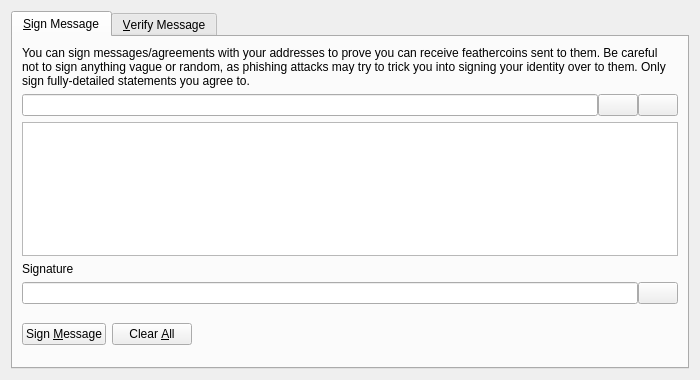
<?xml version="1.0" encoding="UTF-8"?>
<ui version="4.0">
 <class>SignVerifyMessageDialog</class>
 <widget class="QDialog" name="SignVerifyMessageDialog">
  <property name="geometry">
   <rect>
    <x>0</x>
    <y>0</y>
    <width>700</width>
    <height>380</height>
   </rect>
  </property>
  <property name="windowTitle">
   <string>Signatures - Sign / Verify a Message</string>
  </property>
  <property name="modal">
   <bool>true</bool>
  </property>
  <layout class="QVBoxLayout" name="verticalLayout">
   <item>
    <widget class="QTabWidget" name="tabWidget">
     <property name="currentIndex">
      <number>0</number>
     </property>
     <widget class="QWidget" name="tabSignMessage">
      <attribute name="title">
       <string>&amp;Sign Message</string>
      </attribute>
      <layout class="QVBoxLayout" name="verticalLayout_SM">
       <item>
        <widget class="QLabel" name="infoLabel_SM">
         <property name="text">
          <string>You can sign messages/agreements with your addresses to prove you can receive feathercoins sent to them. Be careful not to sign anything vague or random, as phishing attacks may try to trick you into signing your identity over to them. Only sign fully-detailed statements you agree to.</string>
         </property>
         <property name="textFormat">
          <enum>Qt::PlainText</enum>
         </property>
         <property name="wordWrap">
          <bool>true</bool>
         </property>
        </widget>
       </item>
       <item>
        <layout class="QHBoxLayout" name="horizontalLayout_1_SM">
         <property name="spacing">
          <number>0</number>
         </property>
         <item>
          <widget class="QValidatedLineEdit" name="addressIn_SM">
           <property name="toolTip">
            <string>The Feathercoin address to sign the message with</string>
           </property>
          </widget>
         </item>
         <item>
          <widget class="QPushButton" name="addressBookButton_SM">
           <property name="toolTip">
            <string>Choose previously used address</string>
           </property>
           <property name="text">
            <string/>
           </property>
           <property name="icon">
            <iconset resource="../feathercoin.qrc">
             <normaloff>:/icons/address-book</normaloff>:/icons/address-book</iconset>
           </property>
           <property name="shortcut">
            <string>Alt+A</string>
           </property>
           <property name="autoDefault">
            <bool>false</bool>
           </property>
          </widget>
         </item>
         <item>
          <widget class="QPushButton" name="pasteButton_SM">
           <property name="toolTip">
            <string>Paste address from clipboard</string>
           </property>
           <property name="text">
            <string/>
           </property>
           <property name="icon">
            <iconset resource="../feathercoin.qrc">
             <normaloff>:/icons/editpaste</normaloff>:/icons/editpaste</iconset>
           </property>
           <property name="shortcut">
            <string>Alt+P</string>
           </property>
           <property name="autoDefault">
            <bool>false</bool>
           </property>
          </widget>
         </item>
        </layout>
       </item>
       <item>
        <widget class="QPlainTextEdit" name="messageIn_SM">
         <property name="toolTip">
          <string>Enter the message you want to sign here</string>
         </property>
        </widget>
       </item>
       <item>
        <widget class="QLabel" name="signatureLabel_SM">
         <property name="text">
          <string>Signature</string>
         </property>
         <property name="textFormat">
          <enum>Qt::PlainText</enum>
         </property>
        </widget>
       </item>
       <item>
        <layout class="QHBoxLayout" name="horizontalLayout_2_SM">
         <property name="spacing">
          <number>0</number>
         </property>
         <item>
          <widget class="QLineEdit" name="signatureOut_SM">
           <property name="font">
            <font>
             <italic>true</italic>
            </font>
           </property>
           <property name="readOnly">
            <bool>true</bool>
           </property>
          </widget>
         </item>
         <item>
          <widget class="QPushButton" name="copySignatureButton_SM">
           <property name="toolTip">
            <string>Copy the current signature to the system clipboard</string>
           </property>
           <property name="text">
            <string/>
           </property>
           <property name="icon">
            <iconset resource="../feathercoin.qrc">
             <normaloff>:/icons/editcopy</normaloff>:/icons/editcopy</iconset>
           </property>
           <property name="autoDefault">
            <bool>false</bool>
           </property>
          </widget>
         </item>
        </layout>
       </item>
       <item>
        <layout class="QHBoxLayout" name="horizontalLayout_3_SM">
         <item>
          <widget class="QPushButton" name="signMessageButton_SM">
           <property name="toolTip">
            <string>Sign the message to prove you own this Feathercoin address</string>
           </property>
           <property name="text">
            <string>Sign &amp;Message</string>
           </property>
           <property name="icon">
            <iconset resource="../feathercoin.qrc">
             <normaloff>:/icons/edit</normaloff>:/icons/edit</iconset>
           </property>
           <property name="autoDefault">
            <bool>false</bool>
           </property>
          </widget>
         </item>
         <item>
          <widget class="QPushButton" name="clearButton_SM">
           <property name="toolTip">
            <string>Reset all sign message fields</string>
           </property>
           <property name="text">
            <string>Clear &amp;All</string>
           </property>
           <property name="icon">
            <iconset resource="../feathercoin.qrc">
             <normaloff>:/icons/remove</normaloff>:/icons/remove</iconset>
           </property>
           <property name="autoDefault">
            <bool>false</bool>
           </property>
          </widget>
         </item>
         <item>
          <spacer name="horizontalSpacer_1_SM">
           <property name="orientation">
            <enum>Qt::Horizontal</enum>
           </property>
           <property name="sizeHint" stdset="0">
            <size>
             <width>40</width>
             <height>48</height>
            </size>
           </property>
          </spacer>
         </item>
         <item>
          <widget class="QLabel" name="statusLabel_SM">
           <property name="font">
            <font>
             <weight>75</weight>
             <bold>true</bold>
            </font>
           </property>
           <property name="text">
            <string/>
           </property>
           <property name="wordWrap">
            <bool>true</bool>
           </property>
          </widget>
         </item>
         <item>
          <spacer name="horizontalSpacer_2_SM">
           <property name="orientation">
            <enum>Qt::Horizontal</enum>
           </property>
           <property name="sizeHint" stdset="0">
            <size>
             <width>40</width>
             <height>48</height>
            </size>
           </property>
          </spacer>
         </item>
        </layout>
       </item>
      </layout>
     </widget>
     <widget class="QWidget" name="tabVerifyMessage">
      <attribute name="title">
       <string>&amp;Verify Message</string>
      </attribute>
      <layout class="QVBoxLayout" name="verticalLayout_VM">
       <item>
        <widget class="QLabel" name="infoLabel_VM">
         <property name="text">
          <string>Enter the receiver's address, message (ensure you copy line breaks, spaces, tabs, etc. exactly) and signature below to verify the message. Be careful not to read more into the signature than what is in the signed message itself, to avoid being tricked by a man-in-the-middle attack. Note that this only proves the signing party receives with the address, it cannot prove sendership of any transaction!</string>
         </property>
         <property name="textFormat">
          <enum>Qt::PlainText</enum>
         </property>
         <property name="alignment">
          <set>Qt::AlignLeading|Qt::AlignLeft|Qt::AlignTop</set>
         </property>
         <property name="wordWrap">
          <bool>true</bool>
         </property>
        </widget>
       </item>
       <item>
        <layout class="QHBoxLayout" name="horizontalLayout_1_VM">
         <property name="spacing">
          <number>0</number>
         </property>
         <item>
          <widget class="QValidatedLineEdit" name="addressIn_VM">
           <property name="toolTip">
            <string>The Feathercoin address the message was signed with</string>
           </property>
          </widget>
         </item>
         <item>
          <widget class="QPushButton" name="addressBookButton_VM">
           <property name="toolTip">
            <string>Choose previously used address</string>
           </property>
           <property name="text">
            <string/>
           </property>
           <property name="icon">
            <iconset resource="../feathercoin.qrc">
             <normaloff>:/icons/address-book</normaloff>:/icons/address-book</iconset>
           </property>
           <property name="shortcut">
            <string>Alt+A</string>
           </property>
           <property name="autoDefault">
            <bool>false</bool>
           </property>
          </widget>
         </item>
        </layout>
       </item>
       <item>
        <widget class="QPlainTextEdit" name="messageIn_VM"/>
       </item>
       <item>
        <widget class="QValidatedLineEdit" name="signatureIn_VM"/>
       </item>
       <item>
        <layout class="QHBoxLayout" name="horizontalLayout_2_VM">
         <item>
          <widget class="QPushButton" name="verifyMessageButton_VM">
           <property name="toolTip">
            <string>Verify the message to ensure it was signed with the specified Feathercoin address</string>
           </property>
           <property name="text">
            <string>Verify &amp;Message</string>
           </property>
           <property name="icon">
            <iconset resource="../feathercoin.qrc">
             <normaloff>:/icons/transaction_0</normaloff>:/icons/transaction_0</iconset>
           </property>
           <property name="autoDefault">
            <bool>false</bool>
           </property>
          </widget>
         </item>
         <item>
          <widget class="QPushButton" name="clearButton_VM">
           <property name="toolTip">
            <string>Reset all verify message fields</string>
           </property>
           <property name="text">
            <string>Clear &amp;All</string>
           </property>
           <property name="icon">
            <iconset resource="../feathercoin.qrc">
             <normaloff>:/icons/remove</normaloff>:/icons/remove</iconset>
           </property>
           <property name="autoDefault">
            <bool>false</bool>
           </property>
          </widget>
         </item>
         <item>
          <spacer name="horizontalSpacer_1_VM">
           <property name="orientation">
            <enum>Qt::Horizontal</enum>
           </property>
           <property name="sizeHint" stdset="0">
            <size>
             <width>40</width>
             <height>48</height>
            </size>
           </property>
          </spacer>
         </item>
         <item>
          <widget class="QLabel" name="statusLabel_VM">
           <property name="font">
            <font>
             <weight>75</weight>
             <bold>true</bold>
            </font>
           </property>
           <property name="text">
            <string/>
           </property>
           <property name="wordWrap">
            <bool>true</bool>
           </property>
          </widget>
         </item>
         <item>
          <spacer name="horizontalSpacer_2_VM">
           <property name="orientation">
            <enum>Qt::Horizontal</enum>
           </property>
           <property name="sizeHint" stdset="0">
            <size>
             <width>40</width>
             <height>48</height>
            </size>
           </property>
          </spacer>
         </item>
        </layout>
       </item>
      </layout>
     </widget>
    </widget>
   </item>
  </layout>
 </widget>
 <customwidgets>
  <customwidget>
   <class>QValidatedLineEdit</class>
   <extends>QLineEdit</extends>
   <header>qt/qvalidatedlineedit.h</header>
  </customwidget>
 </customwidgets>
 <resources>
  <include location="../feathercoin.qrc"/>
 </resources>
 <connections/>
</ui>
